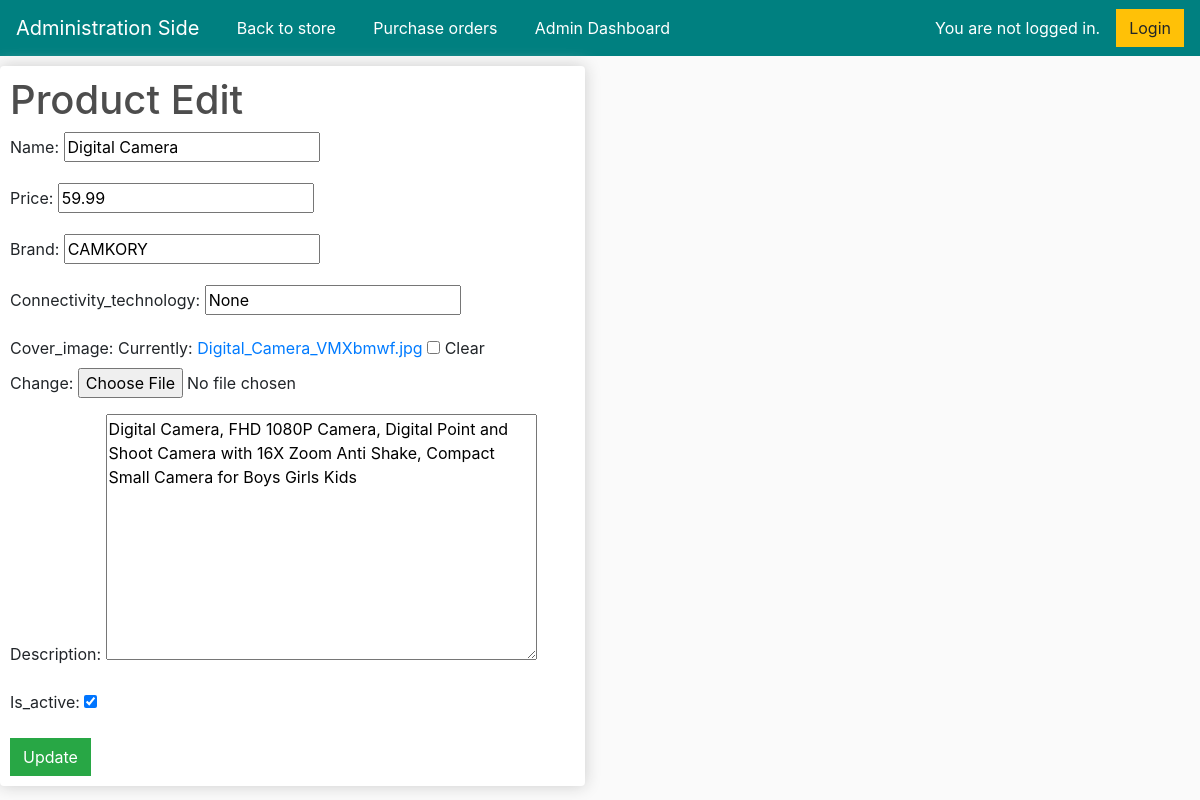
The app's page /product_edit/2, older data.
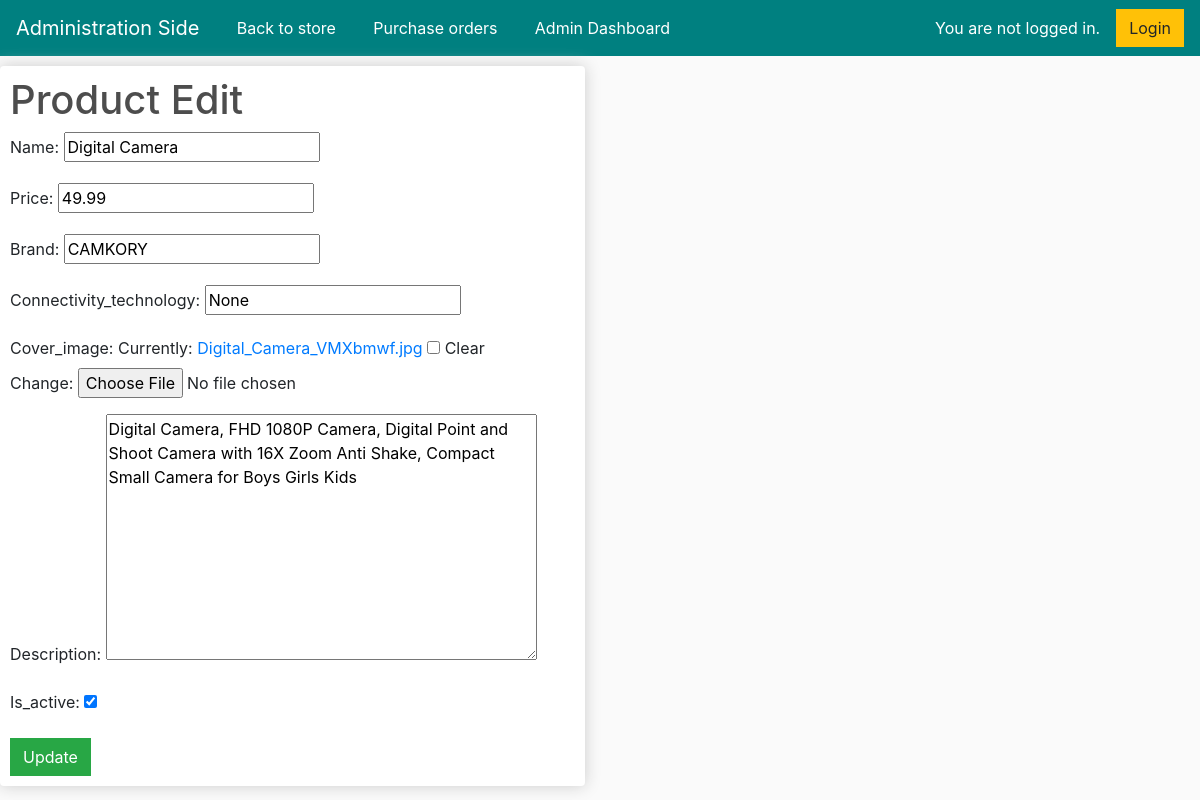
The same page, newer data.
### store/models.py (models this page shows, shortened)
class Product(models.Model):
    name = models.CharField(max_length=200, null=True, verbose_name=_('name'))
    price = models.DecimalField(max_digits=10, decimal_places=2, verbose_name=_('price'))
    brand = models.CharField(max_length=16, null=True, verbose_name=_('brand'))
    connectivity_technology = models.CharField(max_length=32, null=True, verbose_name=_('connectivity_technology'))
    digital = models.BooleanField(default=False, null=True, blank=False)
    cover_image = models.ImageField(null=True, blank=True, verbose_name=_('cover_image'))
    description = models.TextField(null=True, verbose_name=_('description'))
    is_active = models.BooleanField(default=True, verbose_name=_('is_active'))

### store/views.py (the view, shortened to what this page needs)
# urls.py: path('product_edit/<int:product_id>', views.ProductUpdateView.as_view(), name="product_edit"),
class ProductUpdateView(View):
    def get(self, request, product_id):
        product = Product.objects.get(id=product_id)
        form = ProductForm(instance=product)
        return render(request, 'product_edit.html', {'form': form})

### store/forms.py
class ProductForm(forms.ModelForm):
    class Meta:
        model = Product
        fields = ['name','name_en','name_zh_hant','price','brand','connectivity_technology','cover_image','description','description_en','description_zh_hant','is_active',]

### store/templates/product_edit.html (shortened to what this page needs)
<!DOCTYPE html>
{% load static %}
{% load i18n %}
<head>
	<link rel="stylesheet" href="https://stackpath.bootstrapcdn.com/bootstrap/4.4.1/css/bootstrap.min.css">
	<link rel="stylesheet" type="text/css" href="{% static 'css/main.css' %}">
</head>
<body>
    <nav class="navbar navbar-expand-lg navbar-dark" style="background-color: #008080;">
		<a class="navbar-brand" href="{% url 'adminDashboard' %}">{% trans 'Administration Side' %}</a>
		<div class="collapse navbar-collapse" id="navbarSupportedContent">
			<ul class="navbar-nav me-auto mb-2 mb-lg-0">
				<a style="margin-left: 8px; color: #008080">|</a>
				<li class="nav-item">
					<a class="nav-link active" aria-current="page" href="{% url 'store' %}">{% trans 'Back to store' %}</a>
				</li>
				<a style="margin-left: 16px; color: #008080">|</a>
				<li class="nav-item">
					<a class="nav-link active" aria-current="page" href="{% url 'order_list' %}">{% trans 'Purchase orders' %}</a>
				</li>
				<a style="margin-left: 16px; color: #008080">|</a>
				<li class="nav-item">
					<a class="nav-link active" aria-current="page" href="{% url 'adminDashboard' %}">{% trans 'Admin Dashboard' %}</a>
				</li>
			</ul>
		</div>
	    <div class="form-inline my-2 my-lg-0">
			{% if user.is_authenticated %}
				<a style="margin-right: 16px; color: white">{% trans 'Hi' %} {{ user.username }}! </a>
				<form action="{% url 'logout' %}" method="post">
					{% csrf_token %}
					<button class="btn btn-warning" type="submit">{% trans 'Logout' %}</button>
				</form>
			{% else %}
				<a style="margin-right: 16px; color: white">{% trans 'You are not logged in.' %} </a>
	     		<a href="{% url 'login' %}" class="btn btn-warning">{% trans 'Login' %}</a>
	     	{% endif %}
	    </div>
	</nav>
    <div class="row">
        <div class="col-lg-6">
            <div class="box-element">
                <h1>{% trans 'Product Edit' %}</h1>
                <form method="post" enctype="multipart/form-data">
                    {{ form.as_p }}
                    <button class="btn btn-success" type="submit">{% trans 'Update' %}</button>
                </form>
            </div>
        </div>
    </div>
</body>

Row changes from the older to the newer data that the page shows:
changed Product "Digital Camera": price "59.99" → "49.99"
